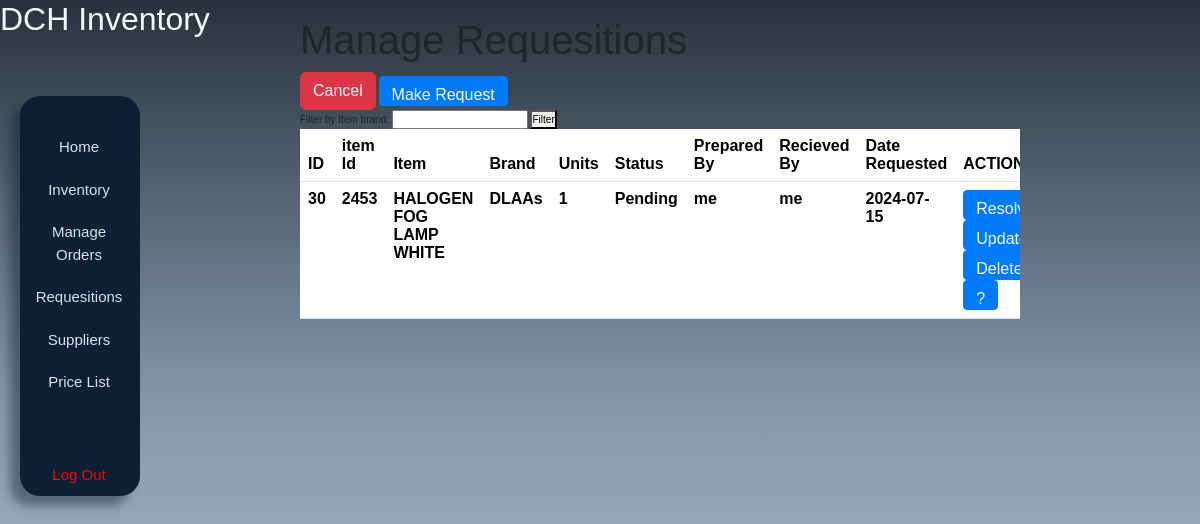
/Requesition_Folder/Requesiton_Manager.php, run on the app's committed database.
### tables this page shows
CREATE TABLE `requisition` (
  `requisition_id` int(11) NOT NULL,
  `inventory_id` int(11) DEFAULT NULL,
  `units` int(11) DEFAULT NULL,
  `total_price` float DEFAULT NULL,
  `status` varchar(20) DEFAULT NULL,
  `prepared_by` varchar(50) DEFAULT NULL,
  `received_by` varchar(50) DEFAULT NULL,
  `date_requested` date DEFAULT NULL,
  `note` varchar(500) DEFAULT NULL
);

CREATE TABLE `inventory2` (
  `inventory_Id` int(11) NOT NULL,
  `itemNumber` int(11) DEFAULT NULL,
  `itemCode` varchar(50) DEFAULT NULL,
  `image` varchar(255) DEFAULT NULL,
  `brand` varchar(50) DEFAULT NULL,
  `category` varchar(50) DEFAULT NULL,
  `itemDesc_1` varchar(255) DEFAULT NULL,
  `itemDesc_2` varchar(255) DEFAULT NULL,
  `itemDesc_3` varchar(255) DEFAULT NULL,
  `price` float DEFAULT NULL,
  `units` int(11) DEFAULT NULL,
  `totalstockValue` float DEFAULT NULL,
  `requested` varchar(20) DEFAULT NULL,
  `ordered` varchar(20) DEFAULT NULL,
  `active` varchar(20) DEFAULT NULL,
  `location` varchar(100) DEFAULT NULL
);

### Requesition_Folder/Requesiton_Manager.php (the view, shortened to what this page needs)
<?php
include '../inventoryDb_connect.php';
$filterValue = '';
$sql = "SELECT  inventory2.inventory_Id,requisition.requisition_id,inventory2.itemDesc_1, inventory2.itemDesc_2, inventory2.itemDesc_3,inventory2.brand,requisition.units, requisition.status,requisition.prepared_by,requisition.received_by,requisition.date_requested
FROM requisition
INNER JOIN inventory2 ON requisition.inventory_Id = inventory2.inventory_Id;
";
$result = mysqli_query($con, $sql);
?>
<!DOCTYPE html>
<html lang="en">
<head>
    <link href="https://cdn.jsdelivr.net/npm/bootstrap@5.3.3/dist/css/bootstrap.min.css" rel="stylesheet"
/>
          <link rel="stylesheet" type="text/css" href="../uniStyle.css">
</head>
<body>
<h2>DCH Inventory </h2>
<div class="header">
    <div class="link-container">
    <a href="../HomePage.php"  class="index-link">Home</a>
    <br>
    </div>
<div class="link-container">
    <a href="../Inventory_Folder/inventoryTable.php"  class="index-link">Inventory</a>
    <br>
    </div>
<div class="link-container">
<a href="../Order_Folder/Order_Manager.php" class="index-link">Manage Orders</a>
    <br>
</div>
    <div class="link-container">
    <a href="../Requesition_Folder/Requesiton_Manager.php"  class="index-link">Requesitions</a>
    <br>
    </div>
    <div class="link-container">
    <a href="../Supplier_Folder/Supplier_Table.php"  class="index-link">Suppliers</a>
    <br>
    </div>
    <div class="link-container">
    <a href="../PriceList_Folder/PriceList_Table.php"  class="index-link">Price List</a>
    <br>
    </div>
    <div class="link-container">
<a href="../logout.php" class="index-link">Log Out</a>
</div>
    </div>
    <div class="mainBody">
    <h1>Manage Requesitions</h1>
<button name="cancel" class="btn btn-danger" onclick="closeTab()">Cancel</button>
<a href="Requesiton_Place.php" class = "links";>Make Request</a>
<form method="GET">
    <label for="filter">Filter by Item brand:</label>
    <input type="text" id="filter" name="filter" value="<?= $filterValue ?>">
    <button type="submit">Filter</button>
</form>
<div class="table-container">
    <table class="table">
        <thead>
        <tr>
            <th scope="col">ID</th>
            <th scope="col">item Id</th>
            <th scope="col">Item</th>
            <th scope="col">Brand</th>
            <th scope="col">Units</th>
            <th scope="col">Status</th>
            <th scope="col">Prepared By</th>
            <th scope="col">Recieved By</th>
            <th scope="col">Date Requested</th>
            <th scope="col">ACTIONS</th>
        </tr>
        </thead>
        <tbody id="tableBody">
        <?php
        if ($result) {
            while ($row = mysqli_fetch_assoc($result)) {
                $requisition_id = $row['requisition_id'];
                $item_id = $row['inventory_Id'];
                $item_name = $row['itemDesc_1'] . ' ' . $row['itemDesc_2'] . ' ' . $row['itemDesc_3'];
                $brand = $row['brand'];
                $units = $row['units'];
                $status = $row['status'];
                $prepared_by = $row['prepared_by'];
                $recieved_by = $row['received_by'];
                $date_requested = $row['date_requested'];
                echo '
                <tr>
                    <th scope="col">' . $requisition_id . '</th>
                    <th scope="col">' . $item_id . '</th>
                    <th scope="col">' . $item_name . '</th>
                    <th scope="col">' . $brand . '</th>
                    <th scope="col">' . $units . '</th>
                    <th scope="col">' . $status . '</th>
                    <th scope="col">' . $prepared_by . '</th>
                    <th scope="col">' . $recieved_by . '</th>
                    <th scope="col">' . $date_requested . '</th>
                    <td>
                       <a href="Requesition_Resolve.php?resolveId=' . $requisition_id. '" class = "links";>Resolve</a>
                     <a href="Requesition_Update.php?updateId=' . $requisition_id . '" target="_blank" class = "links";>Update</a>
                     <a href="Requesition_Delete.php?deleteId=' . $requisition_id . '" class = "links";>Delete</a>
                     <a href="Requesition_Note.php?ReqId=' . $requisition_id . '" target="_blank" class = "links faq";>?</a>
                    </td>
                </tr>
                ';
            }
        }
        ?>
        </tbody>
    </table>
</div>
</div>
</body>
</html>

### uniStyle.css (style rules this page uses)
* { margin: 0px; padding: 0px; }
body { font-size: x-small; font-family: Arial, Helvetica, sans-serif; font-weight: lighter; background: linear-gradient(to bottom , rgb(40, 50, 60) , rgb(132, 150, 172), rgb(183, 203, 223)); height: 100vh; }
.links { display: inline-block; padding: 0.375rem 0.75rem; margin-bottom: 0; font-size: 1rem; font-weight: 400; line-height: 1.5; text-align: center; white-space: nowrap; vertical-align: middle; cursor: pointer; background-color: #007bff; border: 1px solid #007bff; color: #fff; border-radius: 0.25rem; text-decoration: none; height: 30px; align-content: center; }
.index-link { text-decoration: none; color: white; font-size: 15px; border-radius: 10px; font-family: Arial, Helvetica, sans-serif; }
.header { background-color: rgb(63, 142, 196); height: 100px; margin: 0; padding: 0; }
.link-container { display: inline-block; margin-left: 30px; }
th, td { padding: 8px; text-align: left; }
thead th { position: sticky; top: 0; z-index: 1; }
.table-container { max-height: 1000px; overflow-y: auto; width: 90%; }
.header { background-color: rgb(12, 31, 52); width: 120px; height: 400px; position: absolute; border-radius: 20px; display: flex; flex-direction: column; position: relative; left: 20px; top: 50px; box-shadow: -10px 10px 10px rgba(12, 31, 52, 0.436); }
.header a { color: rgb(218, 226, 235); flex: 1; font-size: 15px; }
.header div { margin-top: 20px; position: relative; right: 16px; top: 20px; text-align: center; }
.header .index-link:last-child { position: relative; top: 50px; color: red; font-weight: bolder; }
h2 { color: aliceblue; }
.mainBody { position: relative; bottom: 430px; width: 800px; left: 300px; height: 500px; }

### data on the page
requisition: requisition_id "30", inventory.inventory_Id "2453", inventory.itemDesc_3 "HALOGEN FOG LAMP WHITE", inventory.brand "DLAAs", units "1", status "Pending", prepared_by "me", received_by "me", date_requested "2024-07-15"
